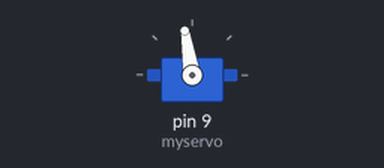
A sketch run on a simulated Arduino Uno, built with avr-gcc and run on an emulated ATmega328P. On the bench: servo. What the sketch prints to the serial monitor is not drawn.

Above: at 0.15 s.
At 6.2 s:
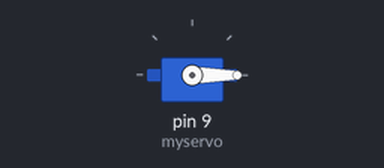
At 18.81 s:
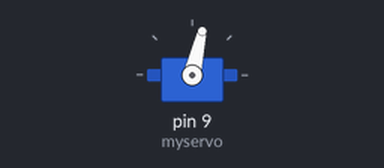
At 34.8 s:
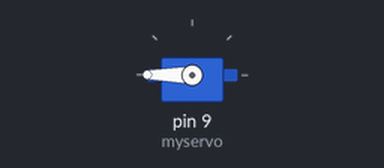
Timing chart, 0 to 36.3 s (numbered marks = the images above):
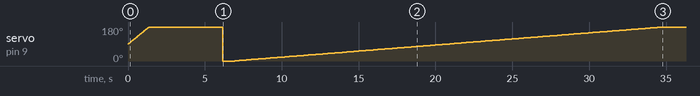

The sketch:

servoReset.ino
```cpp
#include <Servo.h>

Servo myservo;

int currentPos;
int suund;

void setup() {
  // put your setup code here, to run once:
  Serial.begin(9600);
  myservo.attach(9);

}

void loop() {
  // put your main code here, to run repeatedly:
  currentPos = myservo.read();

  Serial.print("servo asend: ");
  Serial.println(currentPos);
  int pos = currentPos;
  if(currentPos>90){
    suund = -1;
  }
  else{
    suund = 1;
  }


  for(pos; pos != 89;pos += suund){
    myservo.write(pos);
    delay(15);
  }

  delay(350);
}
```
